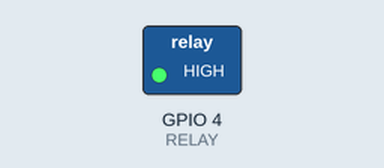
Simulated run of this sketch. Board: ESP8266 (NodeMCU). Shown: switched loads named in the sketch (green lamp = pin HIGH). Dashed ring = blinking. What the sketch prints to the serial monitor is not drawn.

Above: at 5.5 s.
Timing chart, 0 to 9.6 s (numbered marks = the images above):
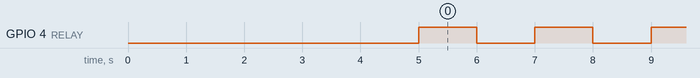

Measured:
- by itself, GPIO 4 (RELAY): alternates HIGH for 1.0 s and LOW for 1.0 s

The sketch:

SPI_0B_testing_relay_before_kill.ino
```cpp
//taken from https://github.com/esp8266/Arduino/issues/1429


#include <ESP8266WiFi.h>
#include <SPI.h>             //SPI

SPISettings SPIset(130000, MSBFIRST, SPI_MODE0);

long _voltage = 0;


void sync_buffers();
void start_conversions();
long get_voltage();

boolean relay_on = false;
const byte RELAY = 4;

void setup() {
  pinMode(RELAY, OUTPUT);
  Serial.begin(115200);
  Serial.println("Hello will initialize SPI in 5s...");
  delay(5000);
  Serial.println("Sending via SPI...");
  SPI.begin();
  SPI.setHwCs(true);
  SPI.beginTransaction(SPIset); //130k baud rate
  sync_buffers();
  start_conversions();
}

void loop() {
  _voltage = get_voltage();
  Serial.print("Voltage:");
  Serial.println(_voltage);
  if (relay_on) {
    digitalWrite(RELAY, LOW);
    Serial.println("RELAY: OFF");
  }
  else {
    digitalWrite(RELAY, HIGH);
    Serial.println("RELAY: ON");
  }
  delay (1000);
  relay_on = !relay_on;
}
```

cd5460.ino
```cpp
void sync_buffers() {
  SPI.beginTransaction(SPIset);
  SPI.transfer(0xFF);
  SPI.transfer(0xFF);
  SPI.transfer(0xFF);
  SPI.transfer(0xFE);
  SPI.endTransaction();
}

void start_conversions() {
  SPI.beginTransaction(SPIset);
  SPI.transfer(0xE8);
  SPI.endTransaction();
}

long get_voltage() {
  byte MSB = 0xFF, MMB = 0xFF, LSB = 0xFF; // if no transfer occurs we will 2^24 - 1 out 16,777,215
  SPI.beginTransaction(SPIset);
  SPI.transfer(0x08);
  MSB = SPI.transfer(0xFF);
  MMB = SPI.transfer(0xFF);
  LSB = SPI.transfer(0xFE);
  SPI.endTransaction();
  return (MSB << 16) + (MMB << 8) + LSB;
}
```
